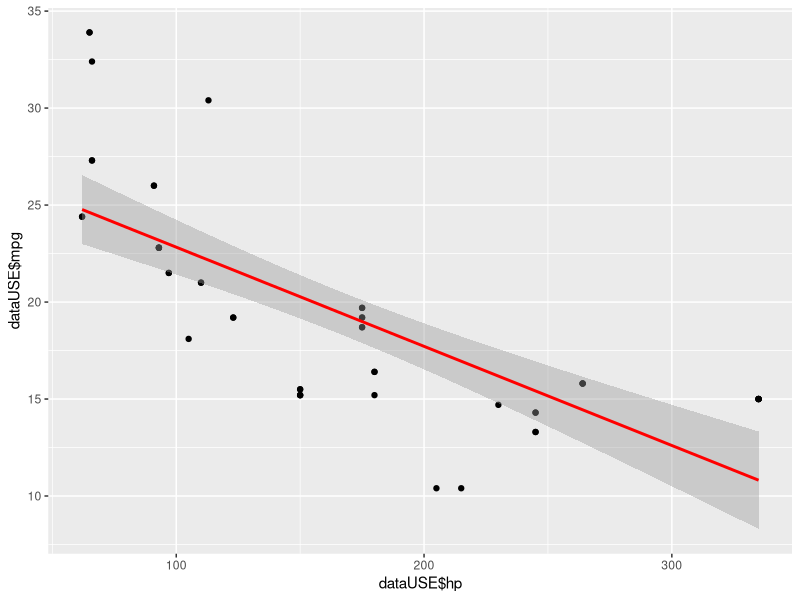

Reproduce this figure in R.
## ---- chunk 1
knitr::opts_chunk$set(echo = TRUE)
## ---- chunk 2
# 1. Loading 
data("mtcars")
dataUSE <- mtcars[sample(nrow(mtcars),50,replace = T),]
# 2. Write a linear regression model to predict Mpg and plot.
model1 <- lm(data = dataUSE, formula = dataUSE$mpg ~ dataUSE$hp)
library("ggplot2")
par(mfrow=c(2,3))
ggplot(data = dataUSE,aes(dataUSE$hp,dataUSE$mpg))+
  geom_point()+stat_smooth(method = "lm", col = "red")
## ---- chunk 3
# Calculation
x <- seq(5,50,2)
print(mean(x))
